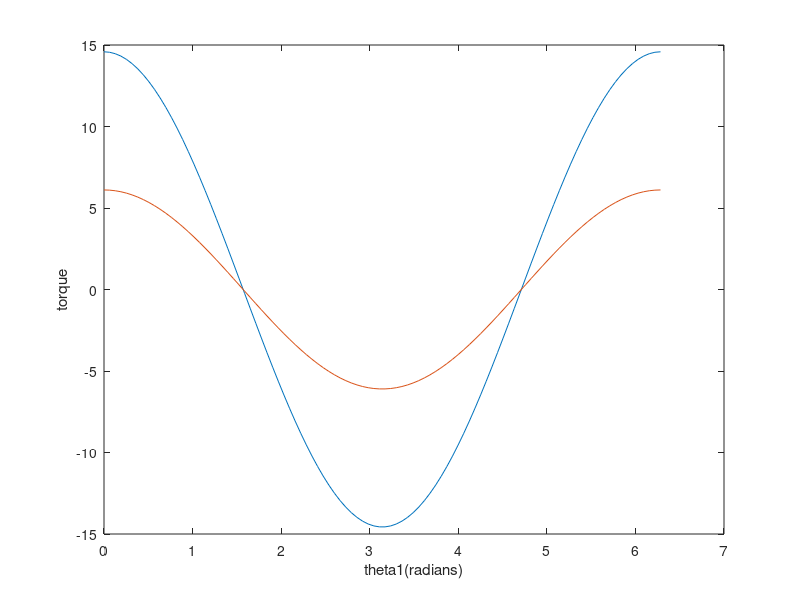

Write the MATLAB code that produced this figure.
m1 = 0.25+0.7;     %kg
m2 = 0.25+0.7+1.5; %kg
L1 = 0.254;        %m
L2 = 0.254;        %m
theta1 = 0;
theta2 = 0;
theta1dot = 0.01;
theta2dot = 0;
theta1dot2 = 0.01;
theta2dot2 = 0;
thetadot2 = [theta1dot2;theta2dot2];

n = 100;
theta1 = linspace(0,2*pi,100);
torque = zeros(2,n);

for i = 1:n
    M = [m1*L1^2+m2*(L1^2+2*L1*L2*cos(theta2)+L2^2) m2*(L1*L2*cos(theta2)+L2^2);
        m2*(L1*L2*cos(theta2)+L2^2) m2*L2^2];

    c =[-m2*L1*L2*sin(theta2)*(2*theta1dot*theta2dot+theta2dot^2);
        m2*L1*L2*theta1dot^2*sin(theta2)];

    gmat = [(m1+m2)*L1*9.81*cos(theta1(i))+m2*9.81*L2*cos(theta1(i)+theta2);
           m2*9.81*L2*cos(theta1(i)+theta2)];
       
    torque(:,i) = M*thetadot2+c+gmat;
end
  
  
  plot(theta1, torque)
  xlabel("theta1(radians)")
  ylabel("torque")
   
   

